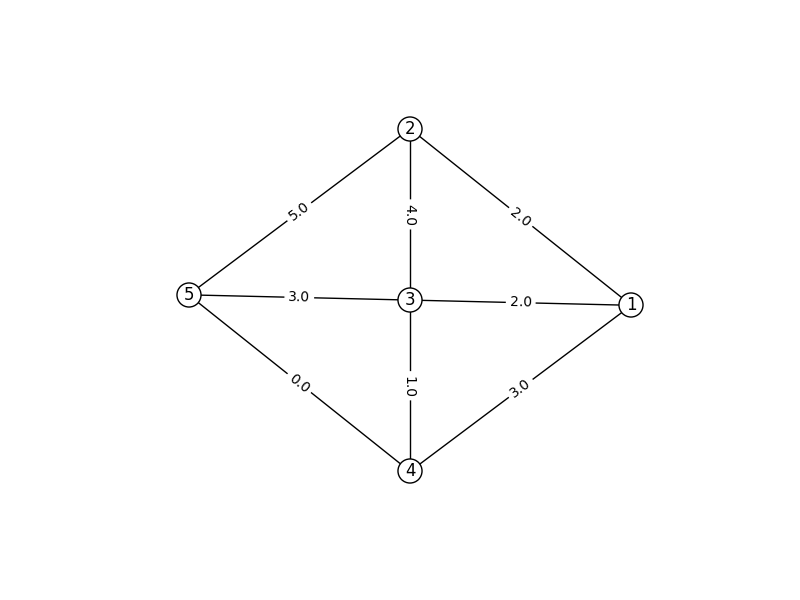

Reproduce this figure in Python.
# -*- coding: utf-8 -*-
"""
Created on Thu Mar 24 21:36:04 2016

@author: caioau
"""

import matplotlib.pyplot as plt
import networkx as nx

G = nx.DiGraph() # G eh um grafo direcionado

G.add_weighted_edges_from([(1,2,2.0),(1,3,2.0),(1,4,3.0),(2,5,5.0),(3,2,4.0),(3,5,3.0),(4,3,1.0),(4,5,0.0)])

edge_labels=dict([((u,v,),d['weight']) # gera os labels das arestas
                 for u,v,d in G.edges(data=True)])
pos = nx.spectral_layout(G,weight=None) # obtem a posicao dos nos (para desenhalo)
#nx.draw_spectral(G)
nx.draw_networkx_edges(G,pos) # desenha as arestas
nx.draw_networkx_labels(G,pos) # desenha os labels das arestas
nx.draw_networkx_edge_labels(G,pos,edge_labels=edge_labels) # desenha os labels dos nos
nx.draw_networkx_nodes(G,pos,node_color='w') # desenha os nos
plt.axis('off') # desativa os eixos
plt.savefig("grafo-a.png")
plt.close("all")
H = nx.to_networkx_graph(G)
T = nx.minimum_spanning_tree(H)

edge_labels=dict([((u,v,),d['weight'])
                 for u,v,d in T.edges(data=True)])

pos = nx.spectral_layout(T,weight=None)
nx.draw_networkx_edges(T,pos)
nx.draw_networkx_labels(T,pos)
nx.draw_networkx_edge_labels(T,pos,edge_labels=edge_labels)
nx.draw_networkx_nodes(T,pos,node_color='w')
plt.axis('off')
plt.savefig("arv-min-a.png")
#print list(nx.simple_cycles(G))
